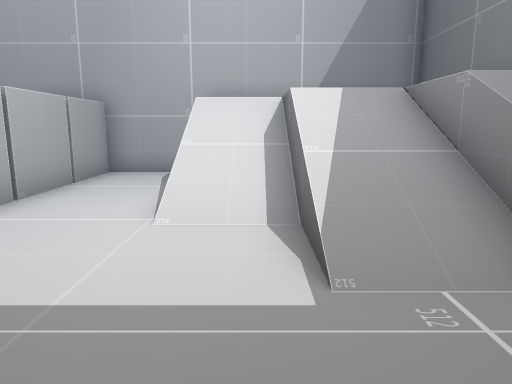
View 1 (above)

12 first-person views from a walk through a Unity game level. The camera is 1.3 m above the floor, tilts 10° down and sees 70° across. The floor is counted in squares, 1 m on a side. Each view is taken from the middle of a square. On the plan, view 1 faces up. The plan holds only what a view shows up to about 15 squares ahead; the rest is blank. The player is left out.

View 2
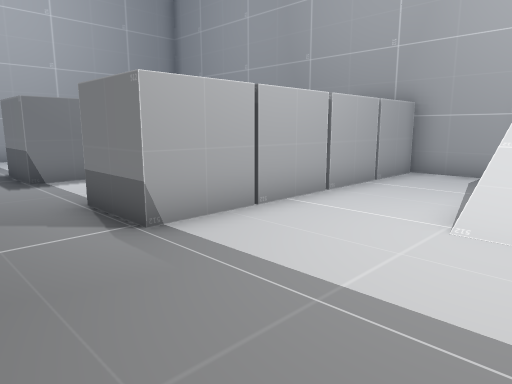

View 3
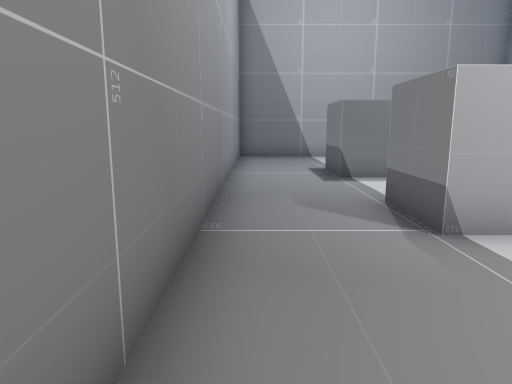

View 4
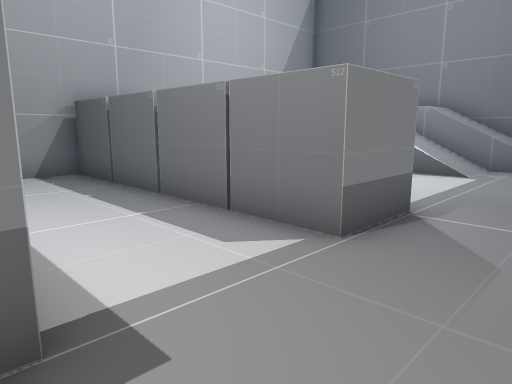

View 5
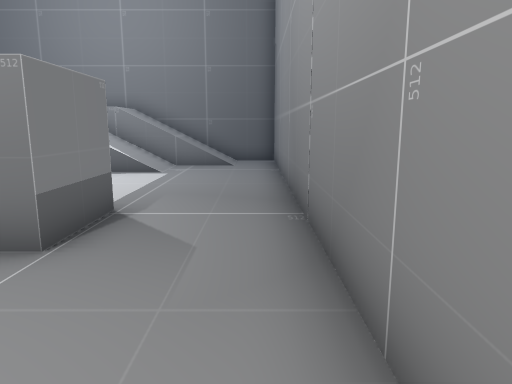

View 6
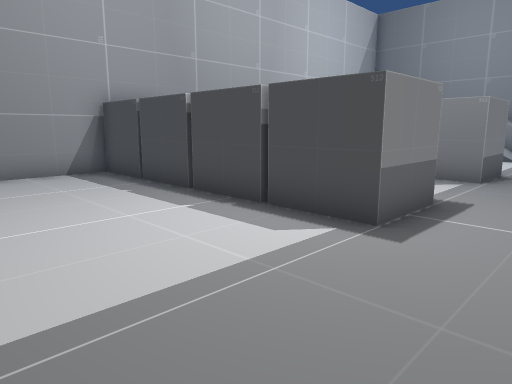

View 7
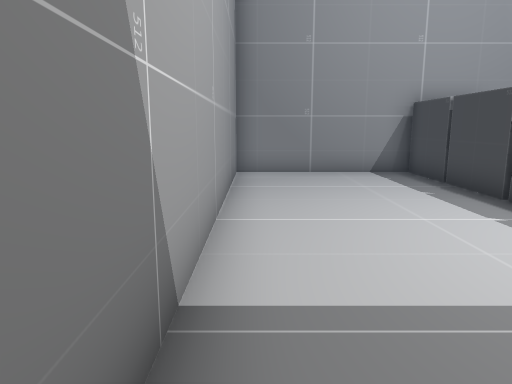

View 8
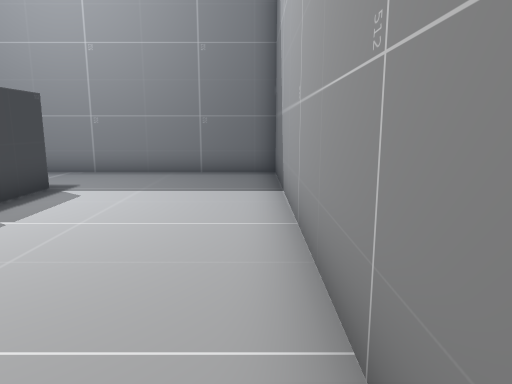

View 9
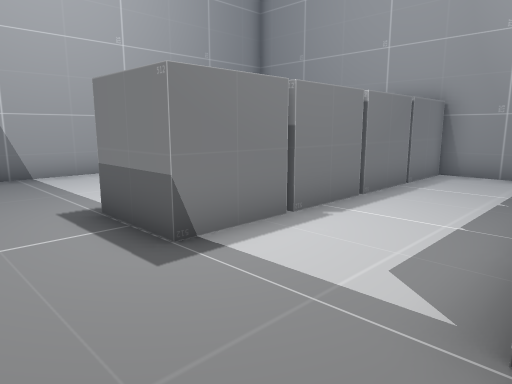

View 10
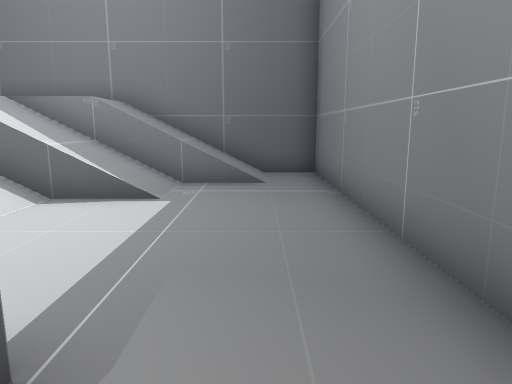

View 11
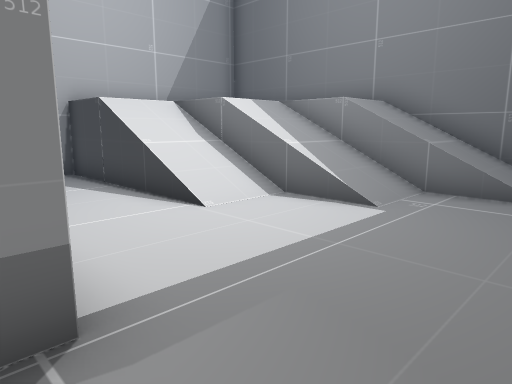

View 12
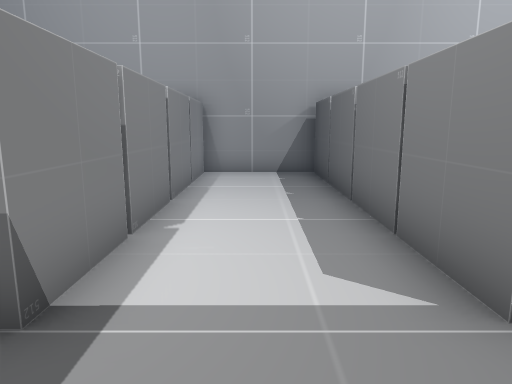

### Floor plan
Key: @ floor where view 1 was taken; # wall or solid block; x gap in a wall; . main floor; : floor 2 m higher than the main floor; / step, stairs or slope; = window, fence, low wall or low ledge.
Columns run from 17 left of view 1 to 5 right of it. Each row starts with its distance up from view 1.
 11 #######################
 10 #.....##...###..:     #
  9 #.....##...###..:::   #
  8 #.....##...###..//:   #
  7 #.....##...###..//=/: #
  6 #.....##...###..////: #
  5 #.....##...###..////=x#
  4 #.....##...###....////#
  3 #.....##...###....////#
  2 #.....##...##.......//#
  1 #...................//#
  0 #................@....#
 -1 #######################

Where each view was taken, in squares from view 1:
view 1: 0 up, 0 right, facing up
view 2: 0 up, 0 right, facing up-left
view 3: 0 up, 0 right, facing left
view 4: 0 up, 10 left, facing up-right
view 5: 0 up, 10 left, facing right
view 6: 0 up, 16 left, facing up-right
view 7: 0 up, 16 left, facing up
view 8: 10 up, 16 left, facing down
view 9: 0 up, 6 left, facing up-left
view 10: 1 up, 6 left, facing right
view 11: 0 up, 5 left, facing up-right
view 12: 0 up, 8 left, facing up
